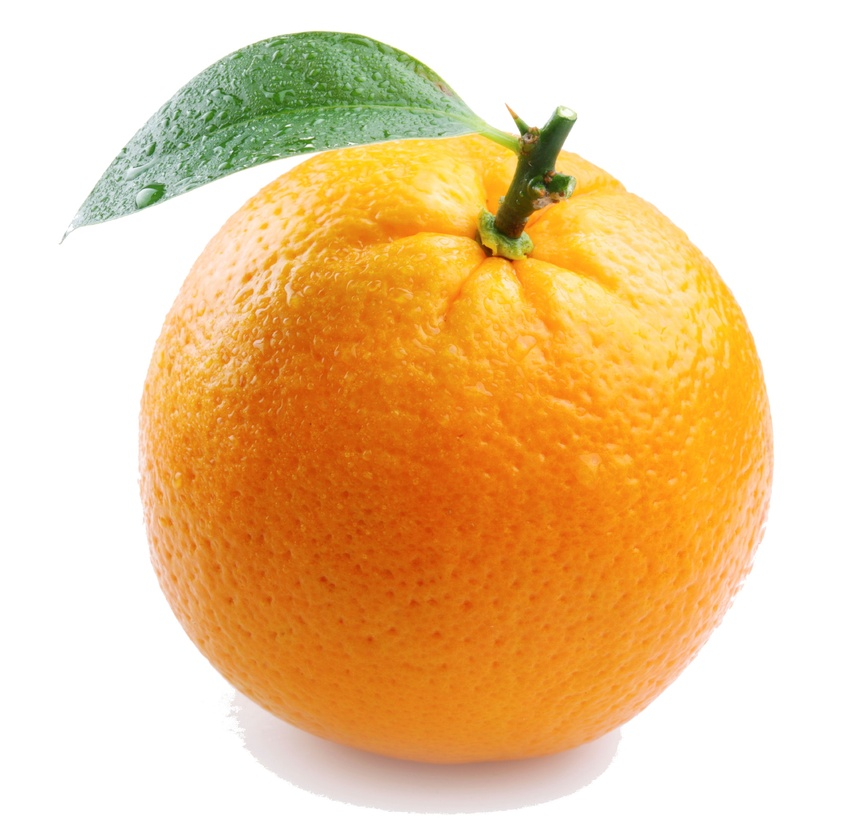
#> input picture orange.jpg, 856 x 824 px, shrunk from 2260 x 2175 before the run
$ jupyter execute --allow-errors overview.ipynb
#> lines starting #> are read from the running program, lines starting #| are printed output that depends on the picture
# Game of Life Mosaics

[cell 1]
import matplotlib.pyplot as plt
import numpy as np
import cellpylib as cpl

The original pattern that does not change over time is called a "pond". This will be basis of the edges for all still life mosaics. It takes the following shape:

[cell 2]
pond_pattern = np.array([
    [0, 1, 1, 0],
    [1, 0, 0, 1],
    [1, 0, 0, 1],
    [0, 1, 1, 0]])

plt.imshow(pond_pattern, cmap='Greys')
plt.axis('off')
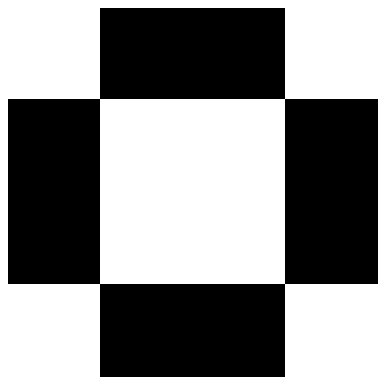
#> figure drawn by matplotlib, 1 panel

These can be concatenated together in order to create large plains of still lives.

[cell 3]
pond_width = 6
pattern_level = 4
width = pond_width * pattern_level

# create a double pattern by stacking the original pattern
if pattern_level > 1:
    pond_pattern_multiple = np.vstack((np.vstack([pond_pattern[:-1]]*(pattern_level-1)),
                                    pond_pattern,
                                    np.vstack([pond_pattern[1:]]*(pattern_level-1))))
    pond_pattern_multiple = np.hstack((np.hstack([pond_pattern_multiple[:,:-1]]*(pattern_level-1)),
                                    pond_pattern_multiple,
                                    np.hstack([pond_pattern_multiple[:,1:]]*(pattern_level-1))))
else:
    pond_pattern_multiple = pond_pattern.copy()
# add a edge to the pattern
pond_pattern_multiple = np.pad(pond_pattern_multiple, pad_width=1, constant_values=0)

### mask all the corners
# diagonal corners
mask_even = np.array([[(i+j)<pond_width*pattern_level/2 for j in range(width)] for i in range(width)])
mask_even = mask_even + mask_even[::-1, ::-1]

# off-diagonal corners
mask_odd = np.array([[(i-j)>=pond_width*pattern_level/2 for j in range(width)] for i in range(width)])
mask_odd = mask_odd + mask_odd.T

mask = mask_even + mask_odd
pond_pattern_multiple = np.where( 1- mask, pond_pattern_multiple, 0)

# # show the pattern
plt.imshow(pond_pattern_multiple, cmap='Greys')

The interior of this diamond-shaped Still Life may be removed as well

[cell 4]
### mask the interior
mask_corner = np.array([[(i+j)<pond_width*pattern_level/2+3 for j in range(width)] for i in range(width)])
mask = mask_corner + mask_corner[::-1, ::-1] + mask_corner[::-1] + mask_corner[:, ::-1]

pond_pattern_edge = np.where(mask, pond_pattern_multiple, 0)

# # show the pattern
plt.imshow(pond_pattern_edge, cmap='Greys')

### Glue the mosaic tiles together

[cell 5]
N_odd_tiles = 1

# add odd tiles
empty_mosaic_odd = np.hstack([pond_pattern_edge]*N_odd_tiles)
empty_mosaic_odd = np.vstack([empty_mosaic_odd]*N_odd_tiles)
# add white edge around odd tiles
pad_width = ( (pond_width-3)*(2*pattern_level-1) + 1 + 2 ) // 2
empty_mosaic_odd = np.pad(empty_mosaic_odd, pad_width=pad_width, constant_values=0)

# add even tiles
empty_mosaic_even = np.hstack([pond_pattern_edge]*(N_odd_tiles+1))
empty_mosaic_even = np.vstack([empty_mosaic_even]*(N_odd_tiles+1))

# add even tiles to odd tiles
empty_mosaic = empty_mosaic_odd + empty_mosaic_even

plt.imshow(empty_mosaic, cmap='Greys')

#> (a cell that did not finish here is left out)

# All symmetric patterns that can fill up the tile

First we again make an empty tile with the function `empty_tile`

[cell 7]
def empty_tile(pattern_level=3):
    pond_pattern = np.array([
        [0, 1, 1, 0],
        [1, 0, 0, 1],
        [1, 0, 0, 1],
        [0, 1, 1, 0]])
    pond_width = 6
    width = pond_width * pattern_level

    # create a double pattern by stacking the original pattern
    if pattern_level > 1:
        pond_pattern_multiple = np.vstack((np.vstack([pond_pattern[:-1]]*(pattern_level-1)),
                                        pond_pattern,
                                        np.vstack([pond_pattern[1:]]*(pattern_level-1))))
        pond_pattern_multiple = np.hstack((np.hstack([pond_pattern_multiple[:,:-1]]*(pattern_level-1)),
                                        pond_pattern_multiple,
                                        np.hstack([pond_pattern_multiple[:,1:]]*(pattern_level-1))))
    else:
        pond_pattern_multiple = pond_pattern.copy()

    # add a edge to the pattern
    pond_pattern_multiple = np.pad(pond_pattern_multiple, pad_width=1, constant_values=0)

    ### mask all the corners
    # diagonal corners
    mask_corner = np.array([[(i+j)<pond_width*pattern_level/2 for j in range(width)] for i in range(width)])
    mask = mask_corner + mask_corner[::-1, ::-1] + mask_corner[::-1] + mask_corner[:, ::-1]

    pond_pattern_multiple = np.where(1 - mask, pond_pattern_multiple, 0)

    ### mask the interior
    mask_larger_corner = np.array([[(i+j)<pond_width*pattern_level/2+3 for j in range(width)] for i in range(width)])
    mask = mask_larger_corner + mask_larger_corner[::-1, ::-1] + mask_larger_corner[::-1] + mask_larger_corner[:, ::-1]

    pond_pattern_edge = np.where(mask, pond_pattern_multiple, 0)

    return pond_pattern_edge

tile = empty_tile(pattern_level=4)
plt.imshow(tile, cmap='Greys')

# symmetry lines
plt.plot([0, 23], [11.5, 11.5], color='red')
plt.plot([11.5, 11.5], [0, 23], color='green')
plt.plot([23/4, 3*23/4], [23/4, 3*23/4], color='blue')
plt.plot([3*23/4, 23/4], [23/4, 3*23/4], color='blue')

In this tile we want to create a pattern that exhibits the following properties:
1. It remains static over time when applying the Game of Life rules
2. It is vertically symmetric (red line)
3. It is horizontally symmetric (green line)
4. It is diagonally symmetric (blue lines)

The latter rules imply that
- $f(x,y) = f(x,-y)$
- $f(x,y) = f(-x,y)$
- $f(x,y) = f(y,x)$

where $x$ and $y$ denote the position compared to the centre of the pattern, and function $f$ maps this position to a colour (black or white).

In practice, this means that we will look for a colour fill of a single 'slice' of the pattern. This slice needs to be filled up in such a way that the resulting pattern stays static.

[cell 8]
# hard-coded for pattern_level=4

tile = empty_tile(pattern_level=4)
height, width = tile.shape

# first column
tile[2:height//2, width//2] = 2
# second column
tile[4:height//2-1, width//2+1] = 2
# third column
tile[5:height//2-2, width//2+2] = 2
# fourth column
tile[5:height//2-3, width//2+3] = 2
# fifth column
tile[7,width//2+4] = 2

plt.imshow(tile, cmap='Greys')

# symmetry lines
plt.plot([0, 23], [11.5, 11.5], color='red')
plt.plot([11.5, 11.5], [0, 23], color='green')
plt.plot([23/4, 3*23/4], [23/4, 3*23/4], color='blue')
plt.plot([3*23/4, 23/4], [23/4, 3*23/4], color='blue')

# number of free tiles
N_free_tiles = np.sum(tile == 2)
print(f"Number of free tiles: {N_free_tiles}")

Following the discussion in the Opt Art book, we may consider that every cell in a Still Life is in exactly one of three states
1. Dead with fewer than $3$ living neighbours, denoted $L_{i,j}$ ("low dead")
2. Dead with more than $3$ living neighbours, denoted $H_{i,j}$ ("high dead")
3. Alive with either $2$ or $3$ living neighbours, denoted $A_{i,j}$ ("alive")

The Still Life demands boil down to ...
1. $4L_{i,j} + \mathcal{N}(A_{i,j}) \leq 6$, the _low-dead constraint_
2. $4H_{i,j} \leq \mathcal{N}(A_{i,j})$, the _high-dead constraint_
3. $2A_{i,j} \leq \mathcal{N}(A_{i,j})$ and $3A_{i,j} + \mathcal{N}(c_{i,j}) \leq 6$, the _staying-alive constraints_
4. $L_{i,j} + H_{i,j} + A_{i,j} = 1$, the _precisely-one-of-these-must-happen constraint_

Here $\mathcal{N}$ denotes the _sum_ of all Alive states $A_{i,j}$ i the neighbourhood of the node with index $(i,j)$. The additional symmetry constraints are
1. $s_{i,j} = s_{w-1-i, j}$, _vertical symmetry_ (mirrored over horizontal mirror)
2. $s_{i,j} = s_{i, w-1-j}$, _horizontal symmetry_ (mirrored over vertical mirror)
3. $s_{i,j} = s_{j,i}$, _diagonal symmetry_ (mirrored over the second bisector)

with $s \in \{L, H, A\}$. Combinations of these symmetry operations generate the fourth symmetry, over the first bisector.

In practice, if we have a cell $c_{i,j}$ with value $s_{i,j}$ in the slither highlighted above, we can find the other values
1. $s_{w-1-i, j}$ from vertical symmetry
2. $s_{i, w-1-j}$ from horizontal symmetry
3. $s_{w-1-i, w-1-j}$ from vertical and horizontal symmetry
4. $s_{j,i}$ from diagonal symmetry
5. $s_{j, w-1-i}$ from diagonal and vertical symmetry
6. $s_{w-1-j, i}$ from diagonal and horizontal symmetry
7. $s_{w-1-j, w-1-i}$ from diagonal, horizontal, and vertical symmetry

[cell 9]
# hard-coded for pattern_level=4
pattern_level = 4
tile = empty_tile(pattern_level=pattern_level)
height, width = tile.shape

# test value
(i,j) = 8,16
tile[i,j] = 2

# add all symmetries
tile[width-i-1, j] = 2  # vertical symmetry
tile[i, width-j-1] = 2  # horizontal symmetry
tile[width-i-1, width-j-1] = 2  # vertical and horizontal symmetry
tile[j, i] = 2  # diagonal symmetry
tile[j, width-1-i] = 2 # diagonal and vertical symmetry
tile[width-1-j, i] = 2  # diagonal and horizontal symmetry
tile[width-1-j, width-1-i] = 2  # all symmetries

plt.imshow(tile, cmap='Greys')

# symmetry lines
width = pattern_level * pond_width-1
plt.plot([0, width], [width/2, width/2], color='red')
plt.plot([width/2, width/2], [0, width], color='green')
plt.plot([width/4, 3*width/4], [width/4, 3*width/4], color='blue')
plt.plot([3*width/4, width/4], [width/4, 3*width/4], color='blue')

# number of free tiles
N_free_tiles = np.sum(tile == 2)
print(f"Number of free tiles: {N_free_tiles}")
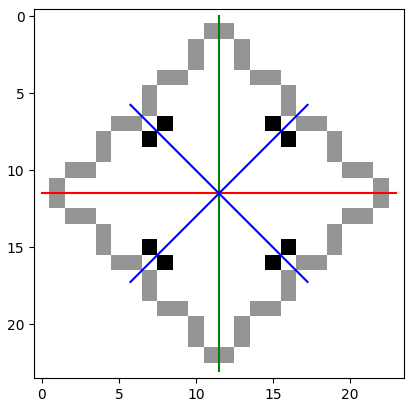
#> figure drawn by matplotlib, 1 panel

[cell 10]
from gurobipy import Model, GRB, quicksum
from scipy.ndimage import binary_fill_holes

# Grid size
pattern_level = 4
tile = empty_tile(pattern_level=pattern_level)
n = tile.shape[0]

# make mask for cells that are outside the tile pattern
tile = (tile > 0).astype(np.uint8)
# Fill the interior
outside_tile = 1-binary_fill_holes(tile).astype(np.uint8)

# Create model
#> (the rest of this cell did not finish here and is left out)

[cell 11]
SAVEDATA=False

#> (the rest of this cell did not finish here and is left out)

#> (a cell that did not finish here is left out)

#> (a cell that did not finish here is left out)

That means that ...
- Greyscale values from $0$ to $6$ are mapped to the tile with pixel sum $56$
- Greyscale values from $7$ to $20$ are mapped to the tile with pixel sum $60$
- Greyscale values from $21$ to ...

#> (a cell that did not finish here is left out)

[cell 15]
N_odd_tiles = 51

# add odd tiles
#> (the rest of this cell did not finish here and is left out)

[cell 16]
# add little glider
glider = np.array([[0, 1, 0],
                   [0, 0, 1],
                   [1, 1, 1]])

#> (the rest of this cell did not finish here and is left out)

[cell 17]
# Pad the solution with zeros to simulate null boundary conditions
pad = 1  # or more if you want a thicker boundary
#> (the rest of this cell did not finish here and is left out)

[cell 18]
import numpy as np
import matplotlib.pyplot as plt
from matplotlib.animation import FuncAnimation
from IPython.display import HTML

# add little glider
glider = np.array([[0, 1, 0],
                   [0, 0, 1],
                   [1, 1, 1]])

#> (the rest of this cell did not finish here and is left out)

# Make greyscale image

[cell 19]
import numpy as np
from PIL import Image
import matplotlib.pyplot as plt

def process_image(path, grid_size):
    """
    1. Load image as grayscale
    2. Rotate 45 degrees
    3. Pixelate by averaging over blocks
    4. Return low-res numpy array
    """
#> called with path = 'orange.jpg', grid_size = 24
    # 1. Load image in grayscale
    img = Image.open(path).convert('L')
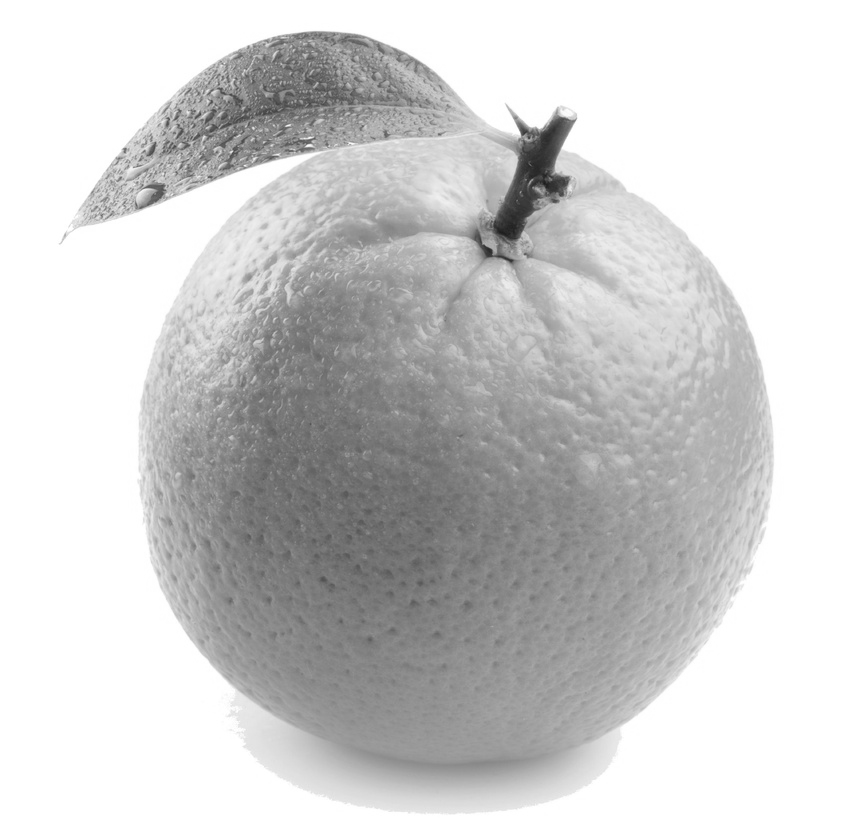
#> img: PIL image 856x824 L; min 27, max 255, mean 206

    # 2. Rotate 45 degrees with expand so nothing is cut off
    img = img.rotate(45, expand=True, fillcolor=255)
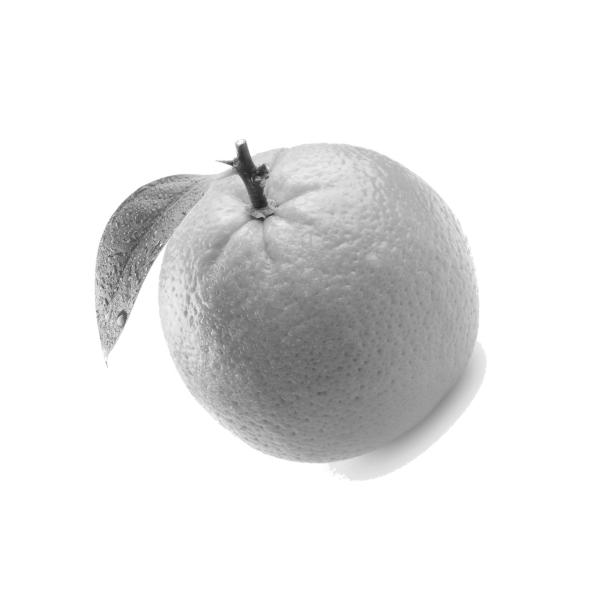
#> img: PIL image 1188x1188 L (shown at 1/2 size); min 28, max 255, mean 230.5

    # Convert to numpy
    arr = np.array(img)

    # 3. Compute block size (grid cell size)
    h, w = arr.shape
#> h = 1188; w = 1188
    cell_h = h // grid_size
#> cell_h = 49
    cell_w = w // grid_size
#> cell_w = 49

    # 4. Pixelate: mean of each cell
    lowres = np.zeros((grid_size, grid_size))

    for i in range(grid_size):
        for j in range(grid_size):
            block = arr[i*cell_h:(i+1)*cell_h, j*cell_w:(j+1)*cell_w]
            lowres[i, j] = np.mean(block)
#> block: shape (49, 49); every value is 255
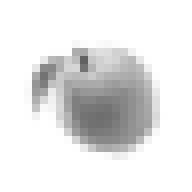
#> lowres: shape (24, 24) float64 (shown 8 times larger); min 96.69, max 255, mean 230

    return lowres

# === Example usage ===
lowres_array = process_image("orange.jpg", grid_size=24)

# Display
plt.imshow(lowres_array, cmap='gray')
plt.title("Pixelated 24x24 grayscale image")
plt.colorbar()
plt.show()
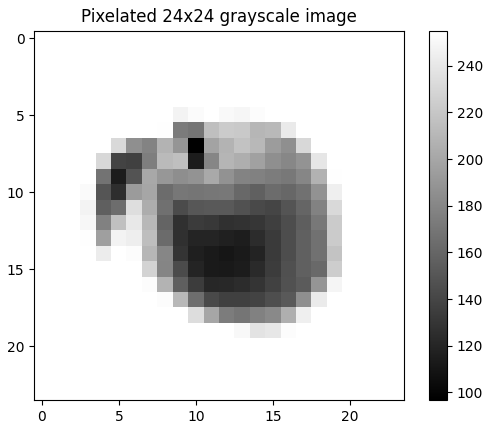
#> figure drawn by matplotlib, 2 panels

Now we will split this image into two pixel subsets: the set of indices whose sum is even, en the set of indices whose sum is odd. The corresponding pixel values are mapped to Still Life tiles. These are added together (after a 45 degree rotation) and make up the complete Still Life.

[cell 20]
mask_even = np.fromfunction(lambda i, j: (i + j) % 2 == 0, lowres_array.shape, dtype=int)
mask_odd = np.fromfunction(lambda i, j: (i + j) % 2 == 1, lowres_array.shape, dtype=int)
lowres_even = np.where(mask_even, lowres_array, -1)
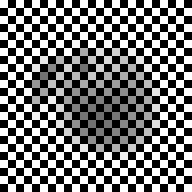
#> lowres_even: shape (24, 24) float64 (shown 8 times larger); min -1, max 255, mean 114.6; drawn with min black and max white
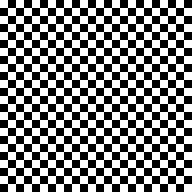
#> mask_even: shape (24, 24) bool (shown 8 times larger); 50% white in thin lines or dots
lowres_odd = np.where(mask_odd, lowres_array, -1)
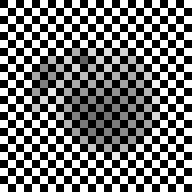
#> lowres_odd: shape (24, 24) float64 (shown 8 times larger); min -1, max 255, mean 114.4; drawn with min black and max white
#> mask_odd: shape (24, 24) bool; 50% white in thin lines or dots

plt.imshow(lowres_odd, cmap='Greys')

lowres_odd_rotated = np.empty((lowres_odd.shape[0]//2,lowres_odd.shape[0]//2))
for i in range(lowres_odd.shape[0]//2):
    for j in range(lowres_odd.shape[0]//2):
        lowres_odd_rotated[i,j] = lowres_odd[12-i, j]

[cell 21]
plt.imshow(lowres_odd_rotated, cmap='Greys')
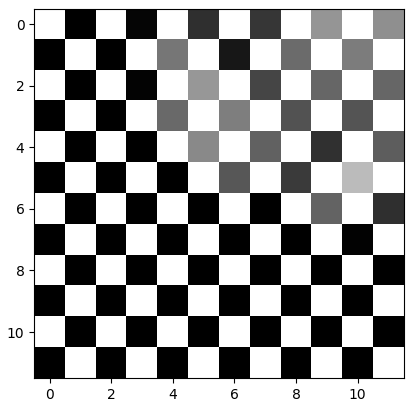
#> figure drawn by matplotlib, 1 panel
